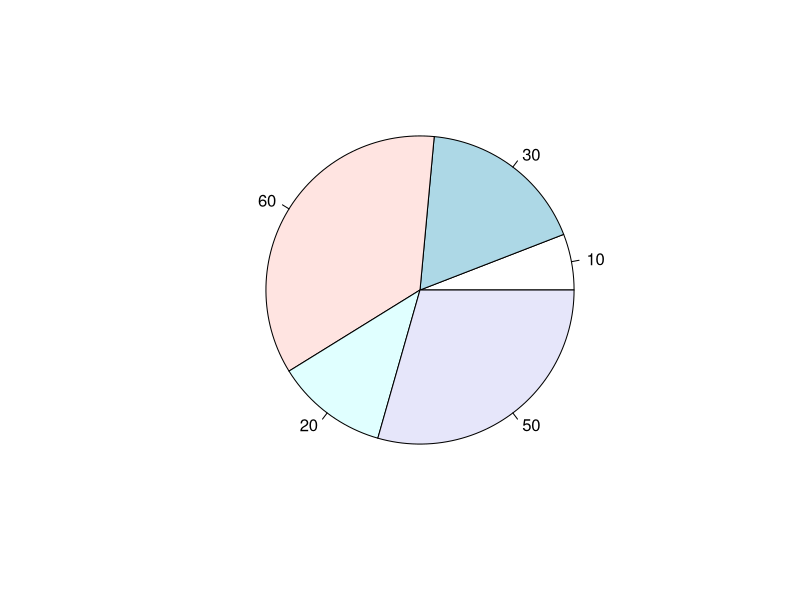
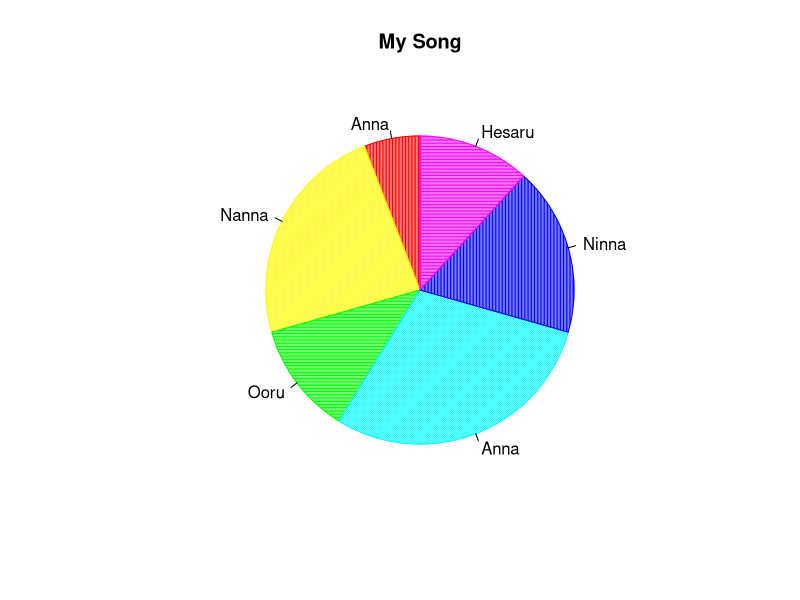

Generate these figures, in order, with R:
gdp = c(10,30,60,20,50)

pie(gdp,labels=gdp)

tejas = c(10,40,20,50,30,20)
srinidhi = c("Anna","Nanna","Ooru","Anna","Ninna","Hesaru")
pie(tejas,          ## values
    labels=srinidhi, ## labels
    init.angle = 90, ## initial start angle
    main="My Song",  ## Title of the pie chart
    col=rainbow(length(tejas)), ## color of different sections
    density=69, ## density of the colors
    angle=c(90,45,0,45,90,180)
    )

